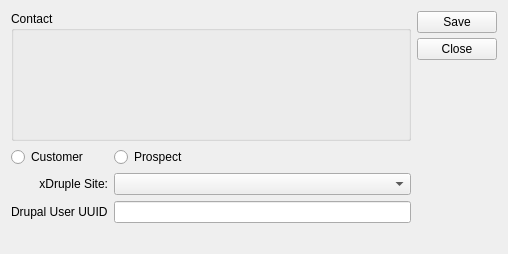
<?xml version="1.0" encoding="UTF-8"?>
<ui version="4.0">
 <comment>This file is part of the xTuple ERP: PostBooks Edition, a free and
open source Enterprise Resource Planning software suite,
Copyright (c) 1999-2014 by OpenMFG LLC, d/b/a xTuple.
It is licensed to you under the Common Public Attribution License
version 1.0, the full text of which (including xTuple-specific Exhibits)
is available at www.xtuple.com/CPAL.  By using this software, you agree
to be bound by its terms.</comment>
 <class>xdrupleUserCntctCrmacct</class>
 <widget class="QWidget" name="xdrupleUserCntctCrmacct">
  <property name="geometry">
   <rect>
    <x>0</x>
    <y>0</y>
    <width>505</width>
    <height>253</height>
   </rect>
  </property>
  <property name="windowTitle">
   <string>xDruple User Contact Association</string>
  </property>
  <layout class="QGridLayout" name="gridLayout">
   <item row="1" column="0">
    <layout class="QVBoxLayout" name="verticalLayout_2">
     <item>
      <widget class="QGroupBox" name="groupBox">
       <property name="minimumSize">
        <size>
         <width>400</width>
         <height>130</height>
        </size>
       </property>
       <property name="title">
        <string>Contact</string>
       </property>
       <widget class="ContactCluster" name="_xdrupleUsercontactCluster">
        <property name="geometry">
         <rect>
          <x>20</x>
          <y>20</y>
          <width>355</width>
          <height>101</height>
         </rect>
        </property>
       </widget>
      </widget>
     </item>
     <item>
      <layout class="QGridLayout" name="gridLayout_2">
       <item row="0" column="1">
        <widget class="QRadioButton" name="_xdUserIsProspect">
         <property name="text">
          <string>Prospect</string>
         </property>
        </widget>
       </item>
       <item row="0" column="0">
        <widget class="QRadioButton" name="_xdUserIsCustomer">
         <property name="text">
          <string>Customer</string>
         </property>
        </widget>
       </item>
       <item row="1" column="0">
        <widget class="QLabel" name="_xdUserContactSiteLit">
         <property name="text">
          <string>xDruple Site:</string>
         </property>
         <property name="alignment">
          <set>Qt::AlignRight|Qt::AlignTrailing|Qt::AlignVCenter</set>
         </property>
        </widget>
       </item>
       <item row="6" column="0">
        <spacer name="verticalSpacer_2">
         <property name="orientation">
          <enum>Qt::Vertical</enum>
         </property>
         <property name="sizeHint" stdset="0">
          <size>
           <width>20</width>
           <height>40</height>
          </size>
         </property>
        </spacer>
       </item>
       <item row="1" column="1">
        <widget class="XComboBox" name="_xdUserContactSite"/>
       </item>
       <item row="3" column="1">
        <widget class="QLineEdit" name="_xdUserContactDrupalUserUuid"/>
       </item>
       <item row="4" column="1">
        <widget class="XURLLabel" name="_xdUserUrl"/>
       </item>
       <item row="3" column="0">
        <widget class="QLabel" name="_xdUserContactDrupalUserUuidLit">
         <property name="text">
          <string>Drupal User UUID</string>
         </property>
        </widget>
       </item>
      </layout>
     </item>
    </layout>
   </item>
   <item row="1" column="1">
    <layout class="QVBoxLayout" name="verticalLayout">
     <property name="spacing">
      <number>5</number>
     </property>
     <property name="leftMargin">
      <number>0</number>
     </property>
     <property name="rightMargin">
      <number>0</number>
     </property>
     <item>
      <layout class="QVBoxLayout" name="verticalLayout_4">
       <property name="spacing">
        <number>0</number>
       </property>
       <item>
        <widget class="QPushButton" name="_xdUserSave">
         <property name="text">
          <string>Save</string>
         </property>
        </widget>
       </item>
      </layout>
     </item>
     <item>
      <layout class="QVBoxLayout" name="verticalLayout_3">
       <item>
        <widget class="QPushButton" name="_xdUserClose">
         <property name="text">
          <string>Close</string>
         </property>
        </widget>
       </item>
      </layout>
     </item>
     <item>
      <spacer name="verticalSpacer">
       <property name="orientation">
        <enum>Qt::Vertical</enum>
       </property>
       <property name="sizeType">
        <enum>QSizePolicy::Expanding</enum>
       </property>
       <property name="sizeHint" stdset="0">
        <size>
         <width>20</width>
         <height>0</height>
        </size>
       </property>
      </spacer>
     </item>
    </layout>
   </item>
  </layout>
 </widget>
 <customwidgets>
  <customwidget>
   <class>ContactCluster</class>
   <extends>QWidget</extends>
   <header>contactcluster.h</header>
  </customwidget>
  <customwidget>
   <class>XComboBox</class>
   <extends>QComboBox</extends>
   <header>xcombobox.h</header>
  </customwidget>
  <customwidget>
   <class>XURLLabel</class>
   <extends>QLabel</extends>
   <header>xurllabel.h</header>
  </customwidget>
 </customwidgets>
 <resources/>
 <connections/>
</ui>
